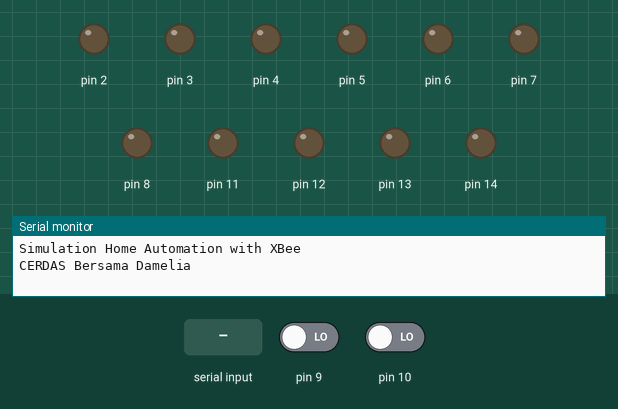
Bench run of a sketch on a simulated Arduino Uno, built with avr-gcc and run on an emulated ATmega328P. Parts: output pins drawn as LEDs (lit = HIGH), the last lines printed to the serial monitor. The test bench sets the inputs (shaded band); at power-on: pin 9 LOW, pin 10 LOW.

Above: at 1.2 s.
1.3 s: "1" received over Serial
At 2.5 s:
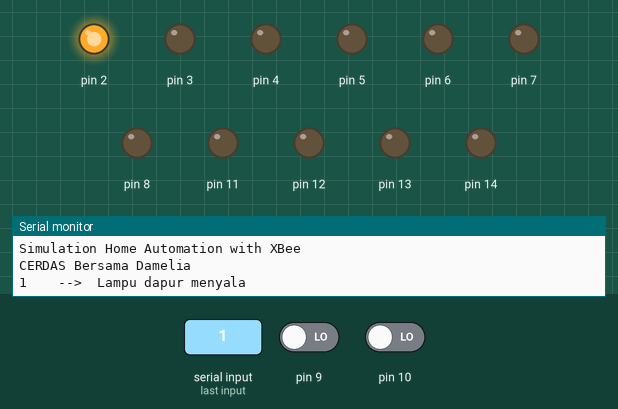
2.8 s: "2" received over Serial
At 3.7 s:
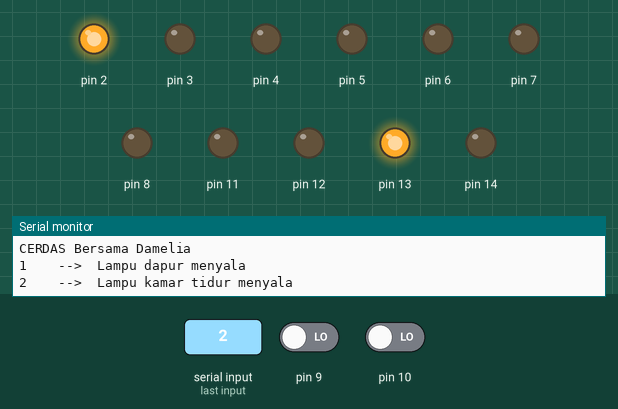
4.3 s: "3" received over Serial
At 4.9 s:
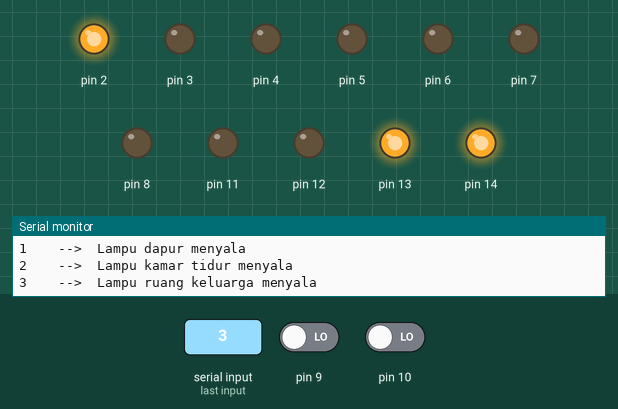
5.8 s: "4" received over Serial
At 7.0 s:
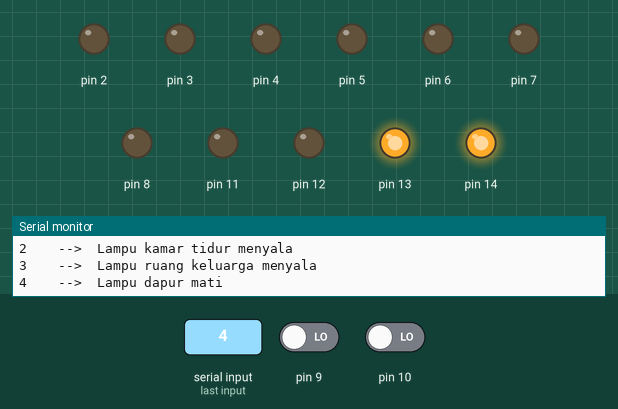
7.3 s: "5" received over Serial
At 8.3 s:
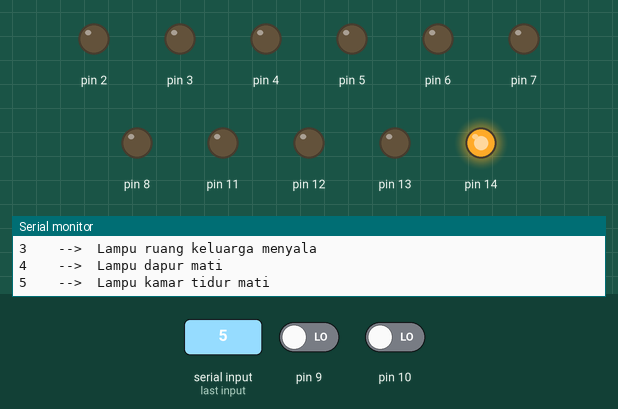
8.8 s: "7" received over Serial
At 9.5 s:
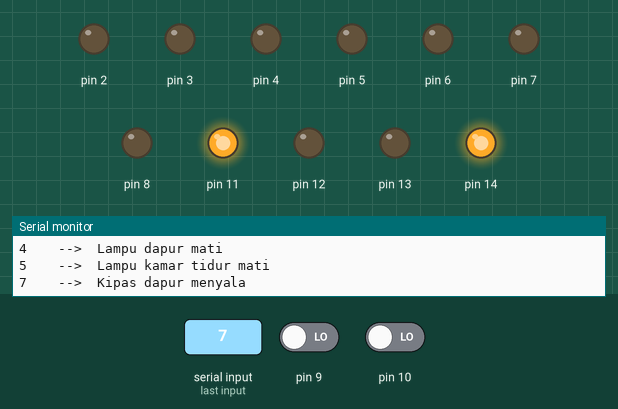
Timing chart, 0 to 11.3 s (numbered marks = the images above; inputs shaded):
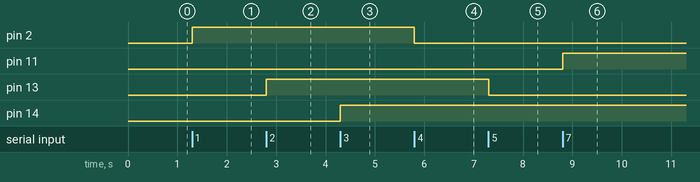

The sketch:

Home_System.ino
```cpp
void setup() {
  Serial.begin(9600);
  for(int i = 2;i<=8;i++){
    pinMode(i,OUTPUT);
  }
  pinMode(9,INPUT);
  pinMode(10,INPUT);
  pinMode(11,OUTPUT);
  pinMode(12,OUTPUT);
  pinMode(13,OUTPUT);
  pinMode(14,OUTPUT);
  Serial.print("Simulation Home Automation with XBee");
  Serial.println();
  Serial.println("CERDAS Bersama Damelia");
  Serial.println();
}

int i,state = 0;
int high9 = 0, high10 = 0;
int DataCheck = 0;

void loop() {
 if(Serial.available())
  {
    char data = Serial.read();
    Serial.print(data);
    Serial.print("    -->  ");

    if(data == '1'){DataCheck = 1; digitalWrite(2, HIGH); Serial.println("Lampu dapur menyala");}
    if(data == '2'){DataCheck = 1; digitalWrite(13, HIGH); Serial.println("Lampu kamar tidur menyala");}
    if(data == '3'){DataCheck = 1; digitalWrite(14, HIGH); Serial.println("Lampu ruang keluarga menyala");}
    if(data == '4'){DataCheck = 1; digitalWrite(2, LOW); Serial.println("Lampu dapur mati");}
    if(data == '5'){DataCheck = 1; digitalWrite(13, LOW); Serial.println("Lampu kamar tidur mati");}
    if(data == '6'){DataCheck = 1; digitalWrite(14, LOW); Serial.println("Lampu ruang keluarga mati");}

    if(data == '7'){DataCheck = 1; digitalWrite(12, LOW);digitalWrite(11, HIGH); Serial.println("Kipas dapur menyala");}
    if(data == '8'){DataCheck = 1; digitalWrite(6, LOW);digitalWrite(5, HIGH); Serial.println("Kipas kamar tidur menyala");}
    if(data == '9'){DataCheck = 1; digitalWrite(7, LOW);digitalWrite(8, HIGH); Serial.println("Kipas ruang keluarga menyala");}
    if(data == '*'){DataCheck = 1; digitalWrite(12, LOW);digitalWrite(11,  LOW); Serial.println("Kipas dapur mati");}
    if(data == '0'){DataCheck = 1; digitalWrite(6, LOW);digitalWrite(5, LOW); Serial.println("Kipas kamar tidur mati");}
    if(data == '#'){DataCheck = 1; digitalWrite(7, LOW);digitalWrite(8,  LOW); Serial.println("Kipas ruang keluarga mati");}
    if(DataCheck == 0){Serial.println("Perintah Salah. Silakan ulangi !!! ");}
    Serial.println();
    DataCheck = 0;
  }

 if(digitalRead(9)==1 && high9 ==0){
  Serial.print(91);
  Serial.println("    -->  GAS DETECTED");
  Serial.println();
  high9 = 1;
 }
 else if(digitalRead(9)==0 && high9 == 1){
  Serial.print(90);
  Serial.println("    -->  GAS NOT DETECTED");
  Serial.println();
  high9 = 0;
 }
 else if(digitalRead(10)==1 && high10 ==0){
  Serial.print(101);
  Serial.println("    -->  FLAME DETECTED");
  Serial.println();
  high10 = 1;
 }
 else if(digitalRead(10)==0 && high10 == 1){
  Serial.print(100);
  Serial.println("    -->  FLAME NOT DETECTED");
  Serial.println();
  high10 = 0;
 }
}
```

Measured:
- after the input at 1.3 s, pin 2: LOW → HIGH at once
- after the input at 2.8 s, pin 13: LOW → HIGH at once
- after the input at 4.3 s, pin 14: LOW → HIGH at once
- after the input at 5.8 s, pin 2: HIGH → LOW at once
- after the input at 7.3 s, pin 13: HIGH → LOW at once
- after the input at 8.8 s, pin 11: LOW → HIGH at once
